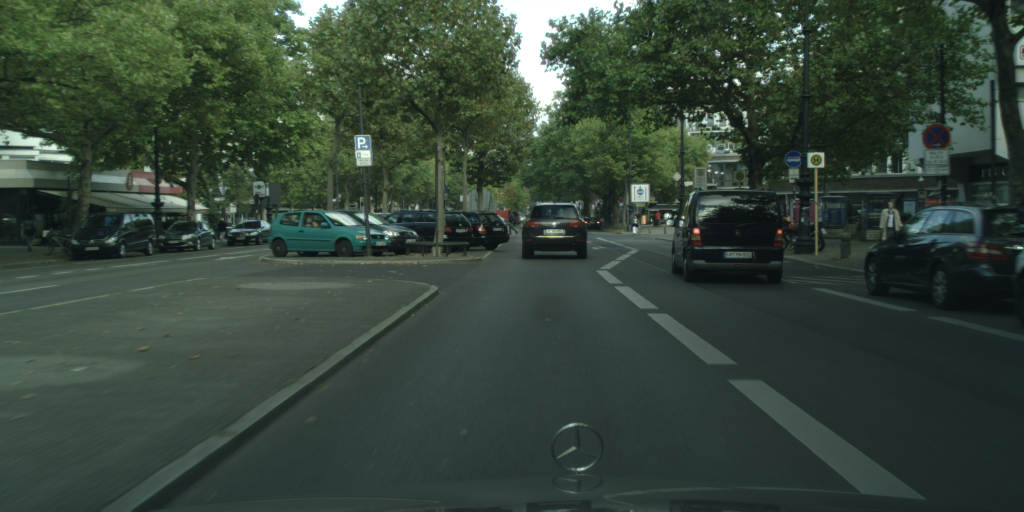
#> input picture test_images/berlin_000001_000019_leftImg8bit.png, 2048 x 1024 px (shown at 1/2 size); its folder holds only this picture in this run
$ python -i gradio_ui.py   (imports and definitions only)
#> lines starting #> are read from the running program, lines starting #| are printed output that depends on the picture
### src/utils/legend_utils.py
import matplotlib.pyplot as plt
from PIL import Image
import numpy as np

PALETTE_P8 = {
    0: (128, 64, 128),   # Flat
    1: (70, 70, 70),     # Construction
    2: (102, 102, 156),  # Object
    3: (107, 142, 35),   # Nature
    4: (70, 130, 180),   # Sky
    5: (220, 20, 60),    # Human
    6: (0, 0, 142),      # Vehicle
    7: (0, 0, 0),        # Ignore
}

CLASS_NAMES_P8 = [
    "Flat", "Construction", "Object", "Nature", "Sky", "Human", "Vehicle", "Ignore"
]


def generate_legend_image(palette: dict = PALETTE_P8, class_names: list = CLASS_NAMES_P8) -> Image.Image:
    """
    Génère une image PIL contenant la légende des classes à partir d'une palette RGB.
    """
    n = len(class_names)
    fig, ax = plt.subplots(figsize=(3, 0.6 * n), dpi=100)

    for i in range(n):
        color = tuple(np.array(palette[i]) / 255.0)
        ax.add_patch(plt.Rectangle((0, i), 1, 1, color=color))
        ax.text(1.1, i + 0.5, class_names[i], va='center', fontsize=10)

    ax.set_xlim(0, 3)
    ax.set_ylim(0, n)
    ax.axis('off')
    fig.tight_layout()

    fig.canvas.draw()
    img = np.frombuffer(fig.canvas.tostring_rgb(), dtype=np.uint8)
    img = img.reshape(fig.canvas.get_width_height()[::-1] + (3,))
    return Image.fromarray(img)

### app/gradio_ui.py
# app/gradio_ui.py

import requests
import gradio as gr
import base64
from PIL import Image, ImageEnhance
import io
import os
import numpy as np
import pandas as pd
from collections import deque
import matplotlib.pyplot as plt

from src.utils.legend_utils import generate_legend_image

API_URL = "http://localhost:8000/predict"
history = deque(maxlen=5)

# ✅ Générer la légende depuis la palette P8
legend_img = generate_legend_image()
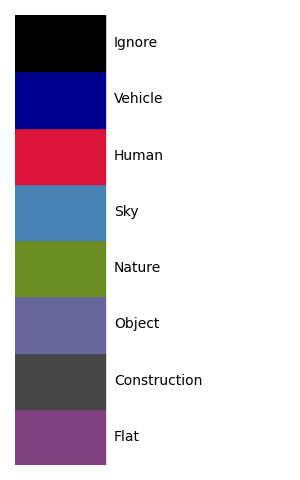
#> legend_img: PIL image 300x480 RGB; mean R, G, B 205, 199, 207.7

# Superposition d'un masque colorisé sur une image d’entrée avec un facteur de transparence alpha.
# [5 lines left out: function overlay_mask_on_image, not called in this run]

def segment_image(image: Image.Image):
    try:
        # Conversion image en binaire pour envoi HTTP
        buffered = io.BytesIO()
        image.save(buffered, format="PNG")
        buffered.seek(0)

        files = {"file": ("input.png", buffered, "image/png")}
        response = requests.post(API_URL, files=files)
        response.raise_for_status()
        data = response.json()

        # Décodage du masque colorisé retourné (base64 → PIL.Image)
        mask_bytes = base64.b64decode(data["mask_base64"])
        mask_image = Image.open(io.BytesIO(mask_bytes)).convert("RGB")

        # ✅ Superposition
        overlay_img = overlay_mask_on_image(image, mask_image)

        return image, mask_image, overlay_img, f"{data['inference_time']} sec"

    except Exception as e:
        print(f"[ERREUR] {e}")
        return None, None, None, f"Erreur : {str(e)}"

# [38 lines left out: functions run_batch_test, read_inference_log, plot_inference_histogram, not called in this run]

# [43 lines not run here, left out]

>>> import cv2
>>> picture = cv2.imread('../test_images/berlin_000001_000019_leftImg8bit.png', cv2.IMREAD_GRAYSCALE)
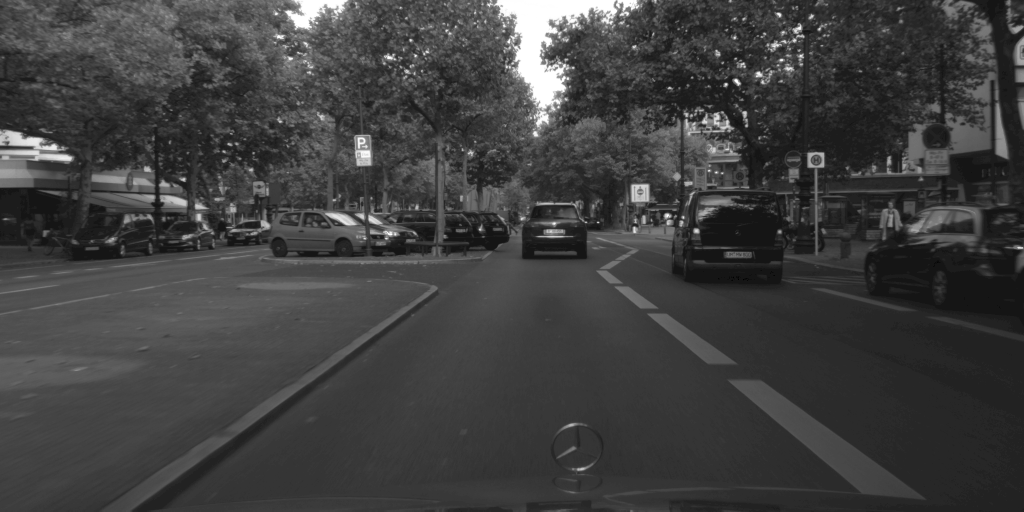
#> picture: shape (1024, 2048) (shown at 1/2 size); min 0, max 255, mean 63.3
>>> result = segment_image(picture)
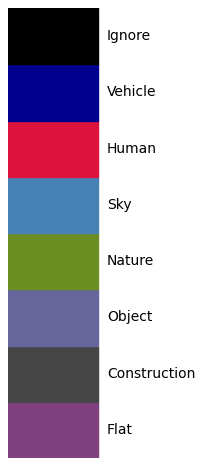
#> figure drawn by matplotlib, 1 panel

$ run again, on test_images/berlin_000002_000019_leftImg8bit.png
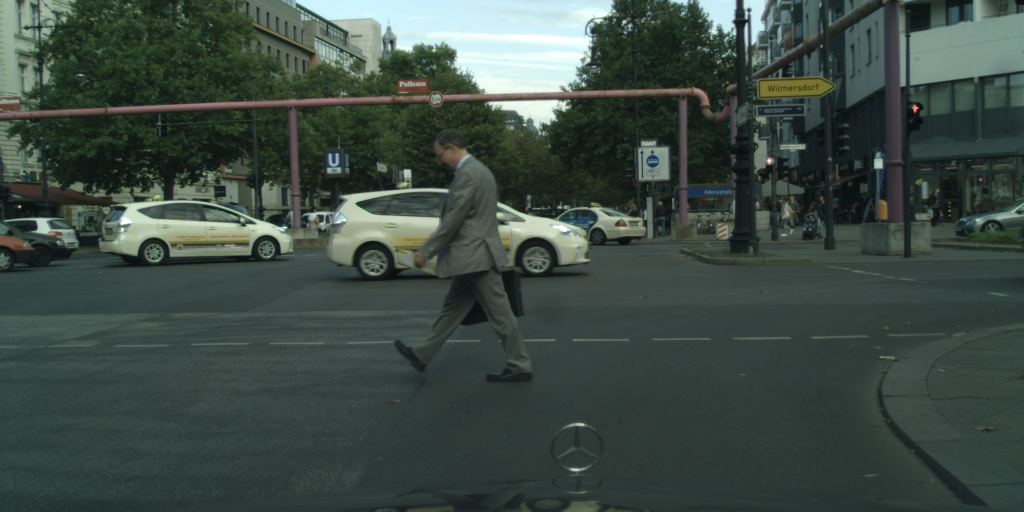
#> input picture test_images/berlin_000002_000019_leftImg8bit.png, 2048 x 1024 px (shown at 1/2 size)
#> `picture = cv2.imread('../test_images/berlin_000001_000019_leftImg8bit...`:
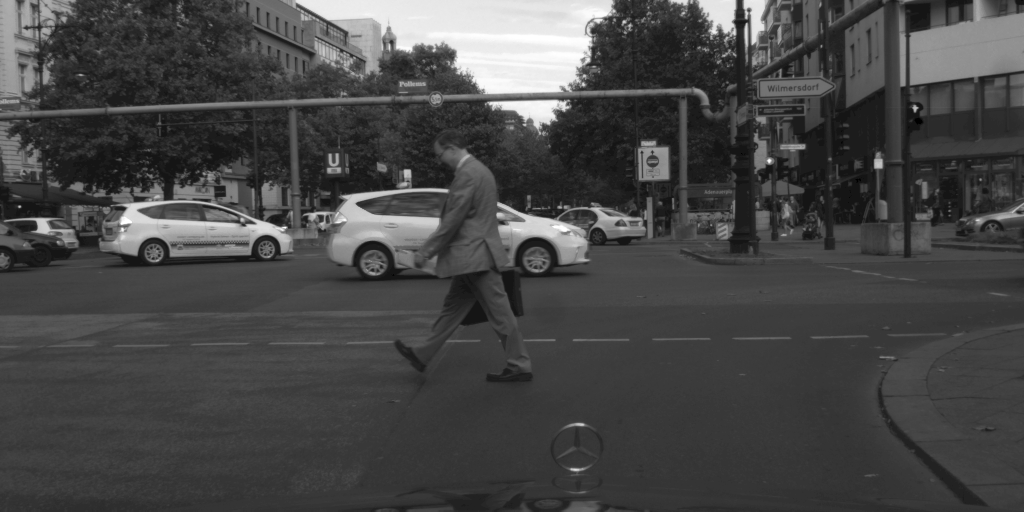
#> picture: shape (1024, 2048) (shown at 1/2 size); min 0, max 255, mean 70.5

$ run again, on test_images/berlin_000008_000019_leftImg8bit.png
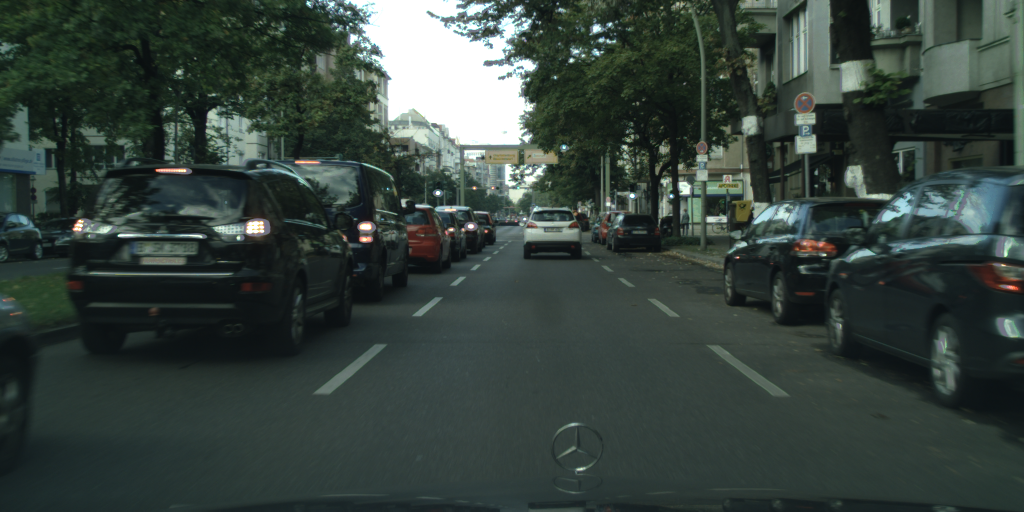
#> input picture test_images/berlin_000008_000019_leftImg8bit.png, 2048 x 1024 px (shown at 1/2 size)
#> `picture = cv2.imread('../test_images/berlin_000001_000019_leftImg8bit...`:
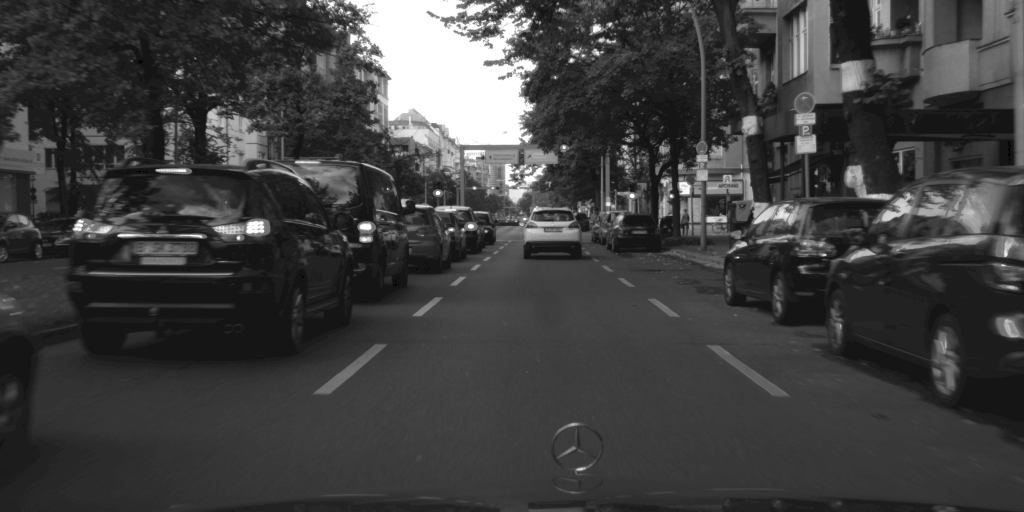
#> picture: shape (1024, 2048) (shown at 1/2 size); min 0, max 255, mean 63

$ run again, on test_images/berlin_000009_000019_leftImg8bit.png
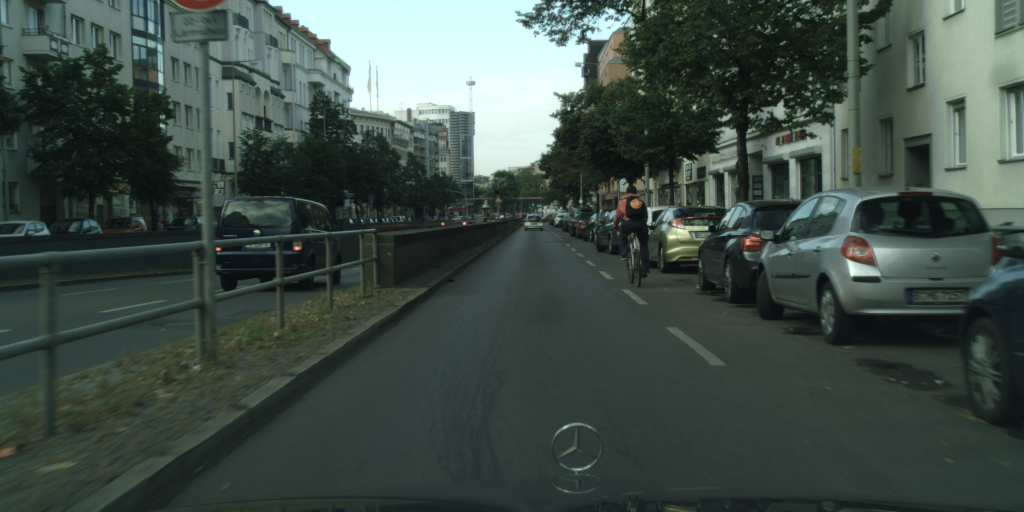
#> input picture test_images/berlin_000009_000019_leftImg8bit.png, 2048 x 1024 px (shown at 1/2 size)
#> `picture = cv2.imread('../test_images/berlin_000001_000019_leftImg8bit...`:
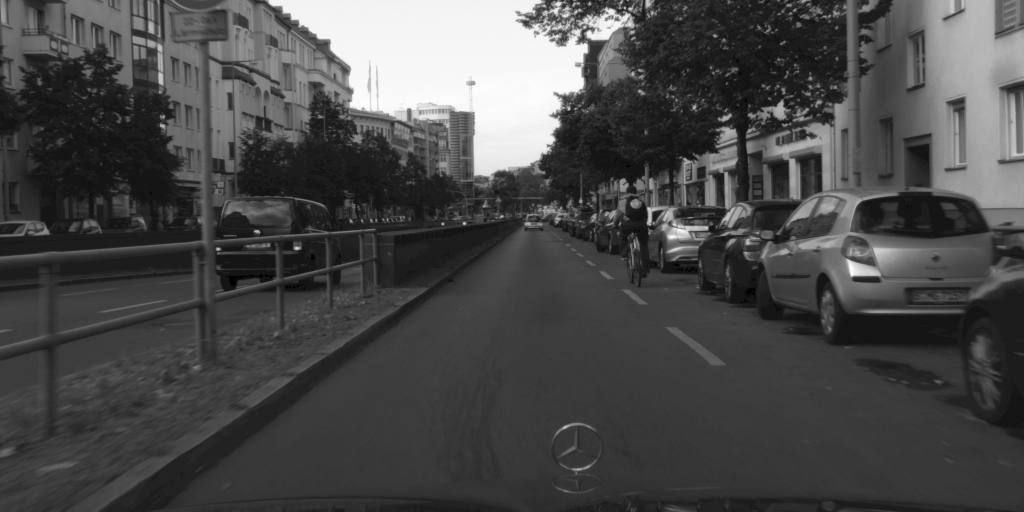
#> picture: shape (1024, 2048) (shown at 1/2 size); min 0, max 255, mean 73.5
